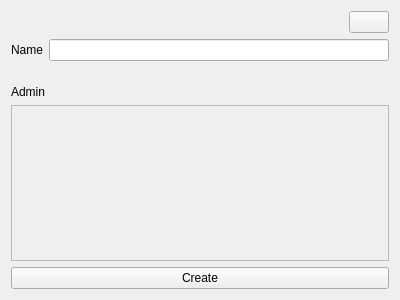
<?xml version="1.0" encoding="UTF-8"?>
<ui version="4.0">
 <class>GroupSettings</class>
 <widget class="QWidget" name="GroupSettings">
  <property name="geometry">
   <rect>
    <x>0</x>
    <y>0</y>
    <width>400</width>
    <height>300</height>
   </rect>
  </property>
  <property name="windowTitle">
   <string>Form</string>
  </property>
  <layout class="QHBoxLayout" name="horizontalLayout_3">
   <item>
    <layout class="QVBoxLayout" name="verticalLayout_2" stretch="1,1,1,10,1">
     <item>
      <layout class="QHBoxLayout" name="horizontalLayout">
       <item>
        <spacer name="horizontalSpacer">
         <property name="orientation">
          <enum>Qt::Orientation::Horizontal</enum>
         </property>
         <property name="sizeHint" stdset="0">
          <size>
           <width>40</width>
           <height>20</height>
          </size>
         </property>
        </spacer>
       </item>
       <item>
        <widget class="QPushButton" name="close_btn">
         <property name="text">
          <string/>
         </property>
         <property name="icon">
          <iconset>
           <normaloff>../photo/крест.jpg</normaloff>../photo/крест.jpg</iconset>
         </property>
        </widget>
       </item>
      </layout>
     </item>
     <item>
      <layout class="QHBoxLayout" name="horizontalLayout_2">
       <item>
        <widget class="QLabel" name="label_2">
         <property name="text">
          <string>Name</string>
         </property>
        </widget>
       </item>
       <item>
        <widget class="QLineEdit" name="name_label"/>
       </item>
      </layout>
     </item>
     <item>
      <spacer name="verticalSpacer">
       <property name="orientation">
        <enum>Qt::Orientation::Vertical</enum>
       </property>
       <property name="sizeHint" stdset="0">
        <size>
         <width>20</width>
         <height>20</height>
        </size>
       </property>
      </spacer>
     </item>
     <item>
      <layout class="QVBoxLayout" name="verticalLayout">
       <item>
        <widget class="QLabel" name="label">
         <property name="text">
          <string>Admin</string>
         </property>
        </widget>
       </item>
       <item>
        <widget class="QScrollArea" name="scrollArea">
         <property name="widgetResizable">
          <bool>true</bool>
         </property>
         <widget class="QWidget" name="scrollAreaWidgetContents">
          <property name="geometry">
           <rect>
            <x>0</x>
            <y>0</y>
            <width>374</width>
            <height>130</height>
           </rect>
          </property>
         </widget>
        </widget>
       </item>
      </layout>
     </item>
     <item>
      <widget class="QPushButton" name="create_btn">
       <property name="text">
        <string>Create</string>
       </property>
      </widget>
     </item>
    </layout>
   </item>
  </layout>
 </widget>
 <resources/>
 <connections/>
</ui>
